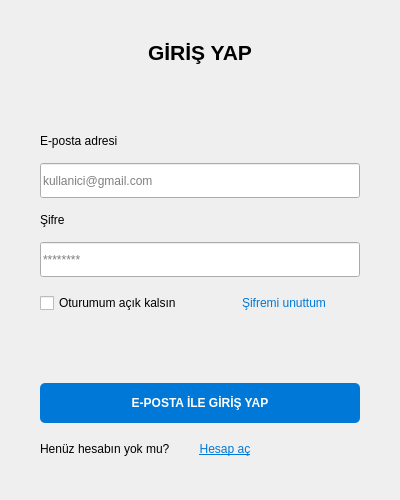
<?xml version="1.0" encoding="UTF-8"?>
<ui version="4.0">
 <class>GirisEkrani</class>
 <widget class="QWidget" name="GirisEkrani">
  <property name="geometry">
   <rect>
    <x>0</x>
    <y>0</y>
    <width>400</width>
    <height>500</height>
   </rect>
  </property>
  <property name="windowTitle">
   <string>Giriş Yap - Online Alışveriş Platformu</string>
  </property>
  <layout class="QVBoxLayout" name="verticalLayout">
   <property name="spacing">
    <number>15</number>
   </property>
   <property name="leftMargin">
    <number>40</number>
   </property>
   <property name="topMargin">
    <number>40</number>
   </property>
   <property name="rightMargin">
    <number>40</number>
   </property>
   <property name="bottomMargin">
    <number>40</number>
   </property>
   <item>
    <widget class="QLabel" name="lblBaslik">
     <property name="font">
      <font>
       <pointsize>16</pointsize>
       <bold>true</bold>
      </font>
     </property>
     <property name="text">
      <string>GİRİŞ YAP</string>
     </property>
     <property name="alignment">
      <set>Qt::AlignCenter</set>
     </property>
    </widget>
   </item>
   <item>
    <spacer name="verticalSpacer_2">
     <property name="orientation">
      <enum>Qt::Vertical</enum>
     </property>
     <property name="sizeHint" stdset="0">
      <size>
       <width>20</width>
       <height>20</height>
      </size>
     </property>
    </spacer>
   </item>
   <item>
    <widget class="QLabel" name="lblEmail">
     <property name="text">
      <string>E-posta adresi</string>
     </property>
    </widget>
   </item>
   <item>
    <widget class="QLineEdit" name="txtEmail">
     <property name="minimumSize">
      <size>
       <width>0</width>
       <height>35</height>
      </size>
     </property>
     <property name="placeholderText">
      <string>kullanici@gmail.com</string>
     </property>
    </widget>
   </item>
   <item>
    <widget class="QLabel" name="lblSifre">
     <property name="text">
      <string>Şifre</string>
     </property>
    </widget>
   </item>
   <item>
    <widget class="QLineEdit" name="txtSifre">
     <property name="minimumSize">
      <size>
       <width>0</width>
       <height>35</height>
      </size>
     </property>
     <property name="echoMode">
      <enum>QLineEdit::Password</enum>
     </property>
     <property name="placeholderText">
      <string>********</string>
     </property>
    </widget>
   </item>
   <item>
    <layout class="QHBoxLayout" name="horizontalLayout">
     <item>
      <widget class="QCheckBox" name="chkOturumAcikKalsin">
       <property name="text">
        <string>Oturumum açık kalsın</string>
       </property>
      </widget>
     </item>
     <item>
      <widget class="QPushButton" name="btnSifremiUnuttum">
       <property name="text">
        <string>Şifremi unuttum</string>
       </property>
       <property name="flat">
        <bool>true</bool>
       </property>
       <property name="cursor">
        <cursorShape>PointingHandCursor</cursorShape>
       </property>
       <property name="styleSheet">
        <string>color: #0078D7;</string>
       </property>
      </widget>
     </item>
    </layout>
   </item>
   <item>
    <spacer name="verticalSpacer">
     <property name="orientation">
      <enum>Qt::Vertical</enum>
     </property>
     <property name="sizeHint" stdset="0">
      <size>
       <width>20</width>
       <height>20</height>
      </size>
     </property>
    </spacer>
   </item>
   <item>
    <widget class="QPushButton" name="btnGirisYap">
     <property name="minimumSize">
      <size>
       <width>0</width>
       <height>40</height>
      </size>
     </property>
     <property name="font">
      <font>
       <bold>true</bold>
      </font>
     </property>
     <property name="styleSheet">
      <string>background-color: #0078D7; color: white; border-radius: 5px;</string>
     </property>
     <property name="text">
      <string>E-POSTA İLE GİRİŞ YAP</string>
     </property>
     <property name="cursor">
      <cursorShape>PointingHandCursor</cursorShape>
     </property>
    </widget>
   </item>
   <item>
    <layout class="QHBoxLayout" name="horizontalLayout_2">
     <item>
      <widget class="QLabel" name="lblHesapYokMu">
       <property name="text">
        <string>Henüz hesabın yok mu?</string>
       </property>
      </widget>
     </item>
     <item>
      <widget class="QPushButton" name="btnHesapAc">
       <property name="text">
        <string>Hesap aç</string>
       </property>
       <property name="flat">
        <bool>true</bool>
       </property>
       <property name="styleSheet">
        <string>color: #0078D7; text-decoration: underline;</string>
       </property>
       <property name="cursor">
        <cursorShape>PointingHandCursor</cursorShape>
       </property>
      </widget>
     </item>
     <item>
      <spacer name="horizontalSpacer">
       <property name="orientation">
        <enum>Qt::Horizontal</enum>
       </property>
       <property name="sizeHint" stdset="0">
        <size>
         <width>40</width>
         <height>20</height>
        </size>
       </property>
      </spacer>
     </item>
    </layout>
   </item>
  </layout>
 </widget>
 <resources/>
 <connections/>
</ui>
